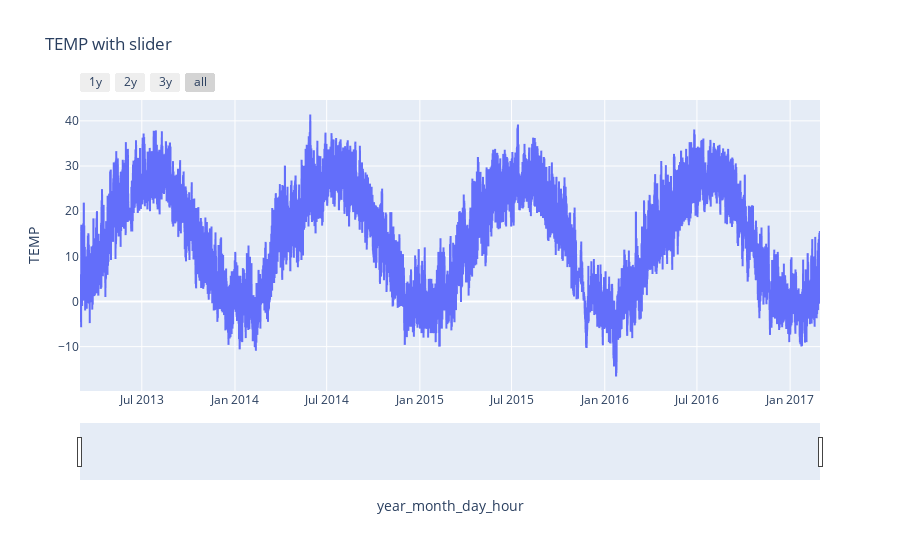

The notebook cell saved with this chart:
### Code cell
fig2 = px.line(df,x='year_month_day_hour', y='TEMP', title='TEMP with slider')
fig2.update_xaxes(rangeslider_visible=True,
                  rangeselector =dict(buttons=list([
                      dict(count=1, step='year',label='1y',stepmode='backward'),
                     dict(count=2,label='2y',step='year',stepmode='backward'),
                     dict(count=3,label='3y',step='year',stepmode='backward'),
                     dict(step='all')
                  ])))
fig2.show()

### Figure 1 — Plotly figure (JSON) as saved in the notebook; plotly's stock layout.template omitted (floating-point values rounded to 4 significant figures; data arrays with more than 128 entries replaced by an {"elided": "..."} marker saying what was removed)
{"data": [{"hovertemplate": "year_month_day_hour=%{x}<br>TEMP=%{y}<extra></extra>", "legendgroup": "", "line": {"color": "#636efa", "dash": "solid"}, "marker": {"symbol": "circle"}, "mode": "lines", "name": "", "showlegend": false, "type": "scattergl", "x": {"elided": "35064 str values"}, "xaxis": "x", "y": {"elided": "35064 float values"}, "yaxis": "y"}], "layout": {"legend": {"tracegroupgap": 0}, "title": {"text": "TEMP with slider"}, "xaxis": {"anchor": "y", "domain": [0, 1], "rangeselector": {"buttons": [{"count": 1, "label": "1y", "step": "year", "stepmode": "backward"}, {"count": 2, "label": "2y", "step": "year", "stepmode": "backward"}, {"count": 3, "label": "3y", "step": "year", "stepmode": "backward"}, {"step": "all"}]}, "rangeslider": {"visible": true}, "title": {"text": "year_month_day_hour"}}, "yaxis": {"anchor": "x", "domain": [0, 1], "title": {"text": "TEMP"}}}}
